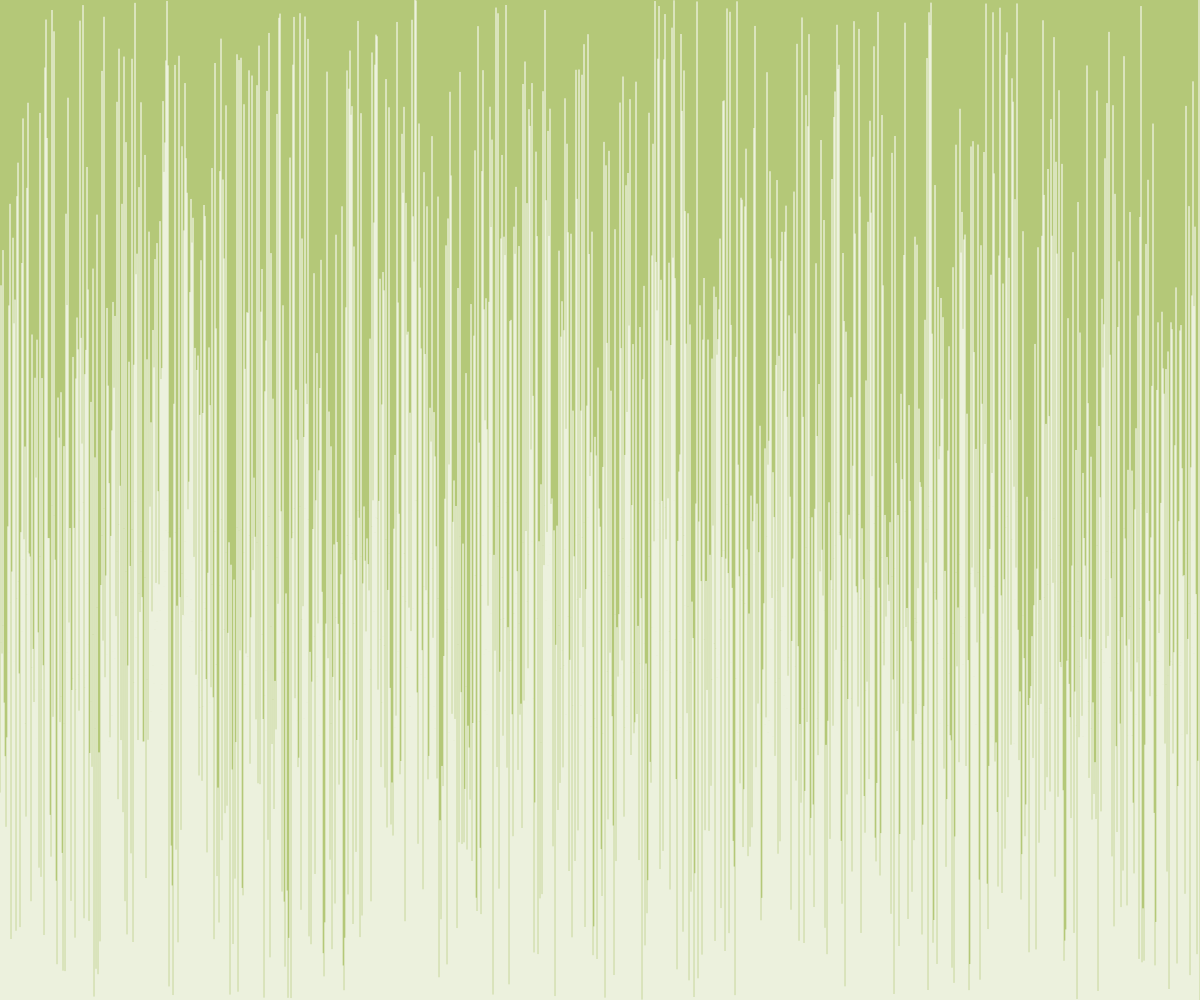
Frame 1 (no input)
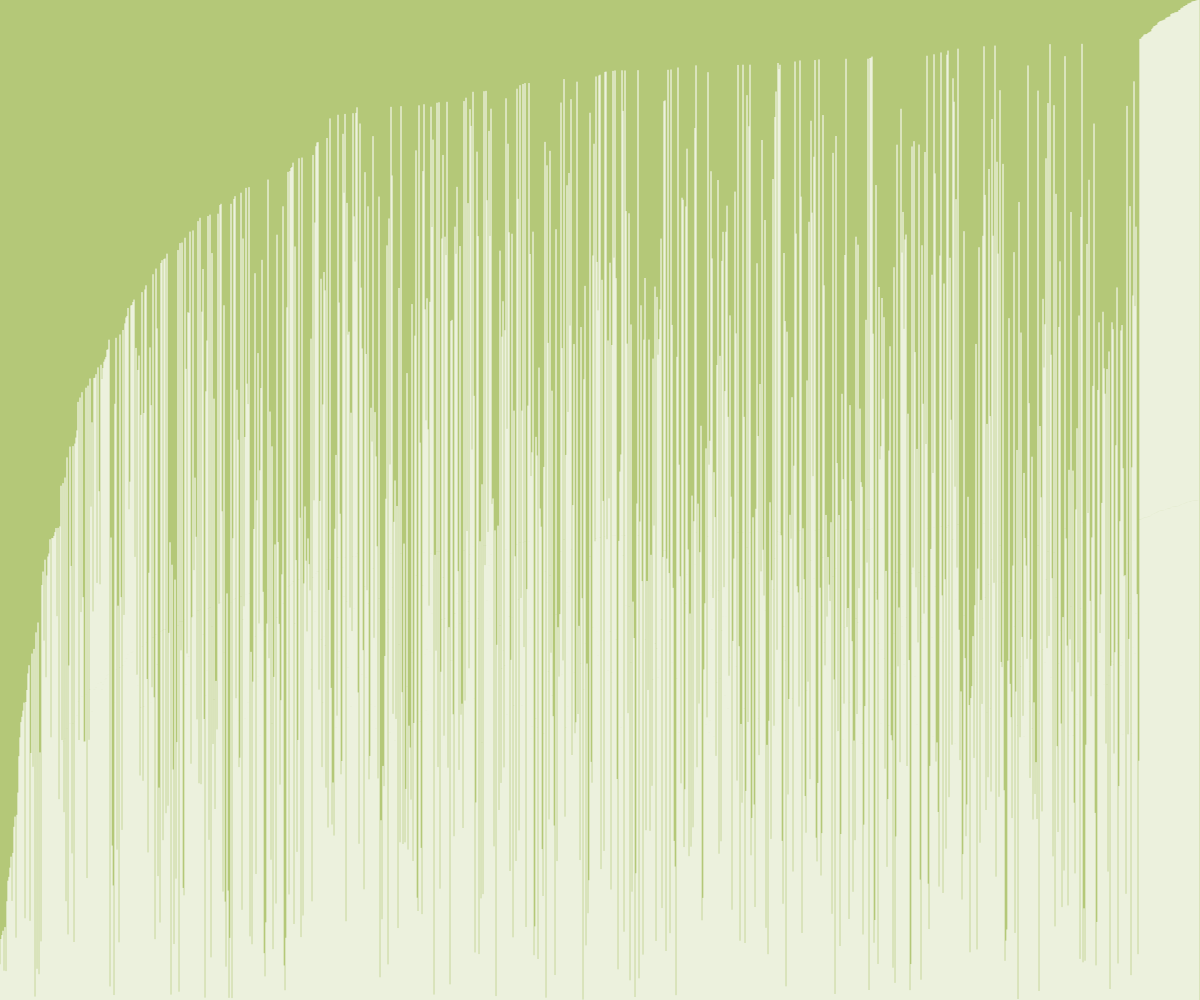
Frame 60 (no input)
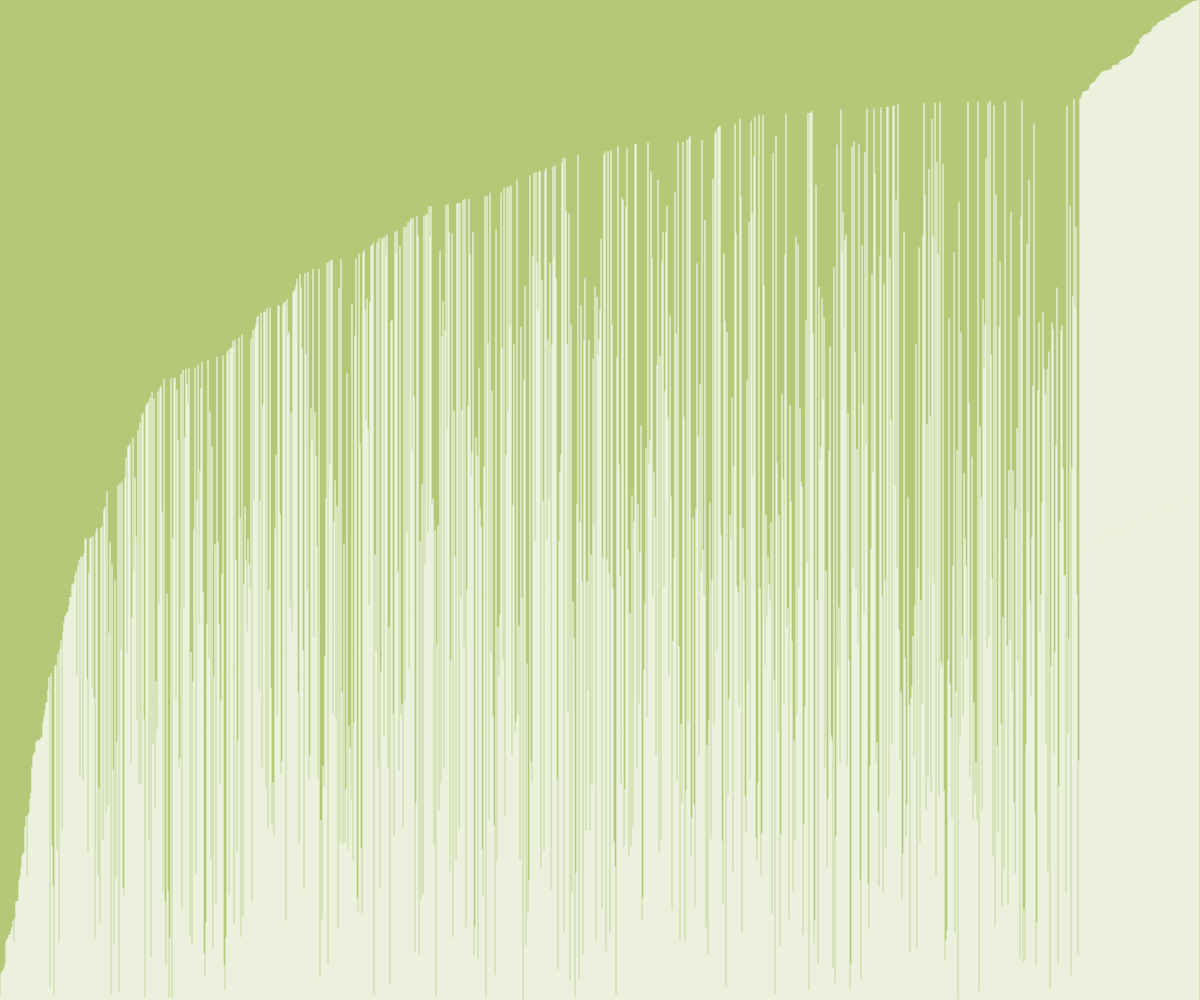
Frame 120 (the mouse pressed at the canvas centre since frame 60)

The p5.js sketch that drew these frames (run headless with seeded random() and noise() and a simulated clock; from frame 60 on, the mouse is pressed at the canvas centre):

// p5.js sketch
// ── sketch.js
let values = [];

let i = 0;
let j = 0;

function setup() {
  createCanvas(windowWidth, windowHeight);
  values = new Array(width);
  for (let i = 0; i < values.length; i++) {
    values[i] = random(height);
 
  }
}

function draw() {
    background(180,200, 120); //powder green
//  values = sort(values);

  if (i < values.length) {
     for (let j = 0; j < values.length - i - 1; j++) {
      let a = values[j];
      let b = values[j + 1];
      if (a > b) {
        swap(values, j, j + 1);
      }
    }
  } else {
    console.log("done");
    noLoop();
  }
  i++;

  for (let i = 0; i < values.length; i++) {
    stroke(255);
    line(i, height, i, height - values[i]);
  }
}

function swap(arr, a, b) {
  let temp = arr[a];
  arr[a] = arr[b];
  arr[b] = temp;
}
